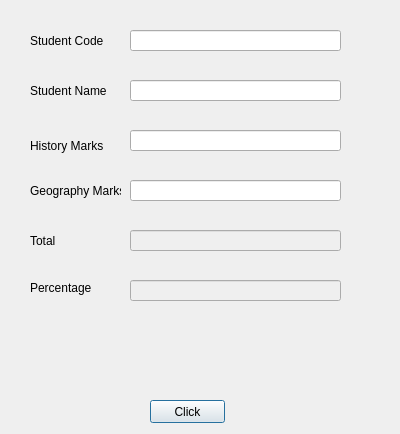
<?xml version="1.0" encoding="UTF-8"?>
<ui version="4.0">
 <class>Dialog</class>
 <widget class="QDialog" name="Dialog">
  <property name="geometry">
   <rect>
    <x>0</x>
    <y>0</y>
    <width>400</width>
    <height>434</height>
   </rect>
  </property>
  <property name="windowTitle">
   <string>Dialog</string>
  </property>
  <widget class="QLabel" name="label">
   <property name="geometry">
    <rect>
     <x>30</x>
     <y>30</y>
     <width>91</width>
     <height>21</height>
    </rect>
   </property>
   <property name="text">
    <string>Student Code</string>
   </property>
  </widget>
  <widget class="QLabel" name="label_2">
   <property name="geometry">
    <rect>
     <x>30</x>
     <y>80</y>
     <width>81</width>
     <height>21</height>
    </rect>
   </property>
   <property name="text">
    <string>Student Name</string>
   </property>
  </widget>
  <widget class="QLabel" name="labelResponse">
   <property name="geometry">
    <rect>
     <x>30</x>
     <y>330</y>
     <width>321</width>
     <height>31</height>
    </rect>
   </property>
   <property name="text">
    <string/>
   </property>
  </widget>
  <widget class="QPushButton" name="ButtonClickMe">
   <property name="geometry">
    <rect>
     <x>150</x>
     <y>400</y>
     <width>75</width>
     <height>23</height>
    </rect>
   </property>
   <property name="text">
    <string>Click</string>
   </property>
  </widget>
  <widget class="QLineEdit" name="lineEditCode">
   <property name="geometry">
    <rect>
     <x>130</x>
     <y>30</y>
     <width>211</width>
     <height>21</height>
    </rect>
   </property>
  </widget>
  <widget class="QLineEdit" name="lineEditName">
   <property name="geometry">
    <rect>
     <x>130</x>
     <y>80</y>
     <width>211</width>
     <height>21</height>
    </rect>
   </property>
  </widget>
  <widget class="QLabel" name="label_3">
   <property name="geometry">
    <rect>
     <x>30</x>
     <y>130</y>
     <width>81</width>
     <height>31</height>
    </rect>
   </property>
   <property name="text">
    <string>History Marks</string>
   </property>
  </widget>
  <widget class="QLabel" name="label_4">
   <property name="geometry">
    <rect>
     <x>30</x>
     <y>180</y>
     <width>91</width>
     <height>21</height>
    </rect>
   </property>
   <property name="text">
    <string>Geography Marks</string>
   </property>
  </widget>
  <widget class="QLineEdit" name="lineEditHistoryMarks">
   <property name="geometry">
    <rect>
     <x>130</x>
     <y>130</y>
     <width>211</width>
     <height>21</height>
    </rect>
   </property>
  </widget>
  <widget class="QLineEdit" name="lineEditGeographyMarks">
   <property name="geometry">
    <rect>
     <x>130</x>
     <y>180</y>
     <width>211</width>
     <height>21</height>
    </rect>
   </property>
  </widget>
  <widget class="QLabel" name="label_5">
   <property name="geometry">
    <rect>
     <x>30</x>
     <y>230</y>
     <width>51</width>
     <height>21</height>
    </rect>
   </property>
   <property name="text">
    <string>Total</string>
   </property>
  </widget>
  <widget class="QLabel" name="label_6">
   <property name="geometry">
    <rect>
     <x>30</x>
     <y>280</y>
     <width>71</width>
     <height>16</height>
    </rect>
   </property>
   <property name="text">
    <string>Percentage</string>
   </property>
  </widget>
  <widget class="QLineEdit" name="lineEditTotal">
   <property name="enabled">
    <bool>false</bool>
   </property>
   <property name="geometry">
    <rect>
     <x>130</x>
     <y>230</y>
     <width>211</width>
     <height>21</height>
    </rect>
   </property>
  </widget>
  <widget class="QLineEdit" name="lineEditPercentage">
   <property name="enabled">
    <bool>false</bool>
   </property>
   <property name="geometry">
    <rect>
     <x>130</x>
     <y>280</y>
     <width>211</width>
     <height>21</height>
    </rect>
   </property>
  </widget>
 </widget>
 <resources/>
 <connections/>
</ui>
